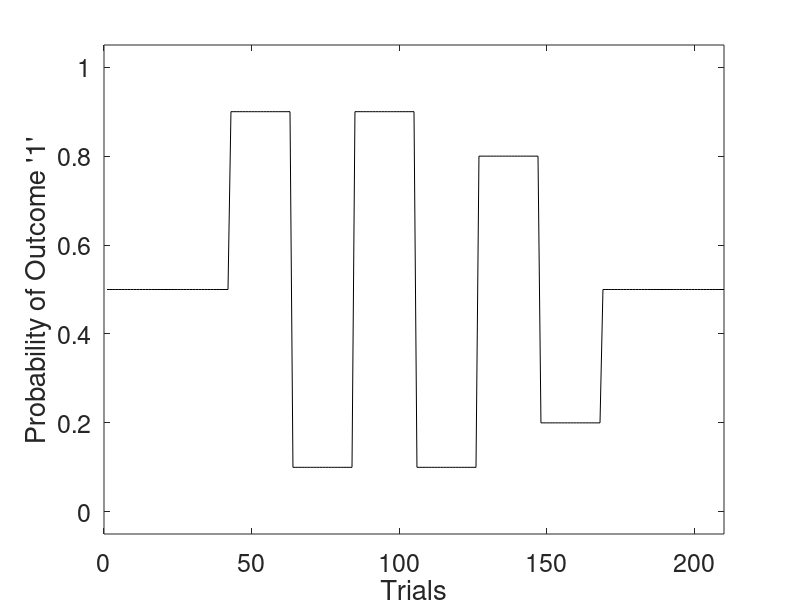
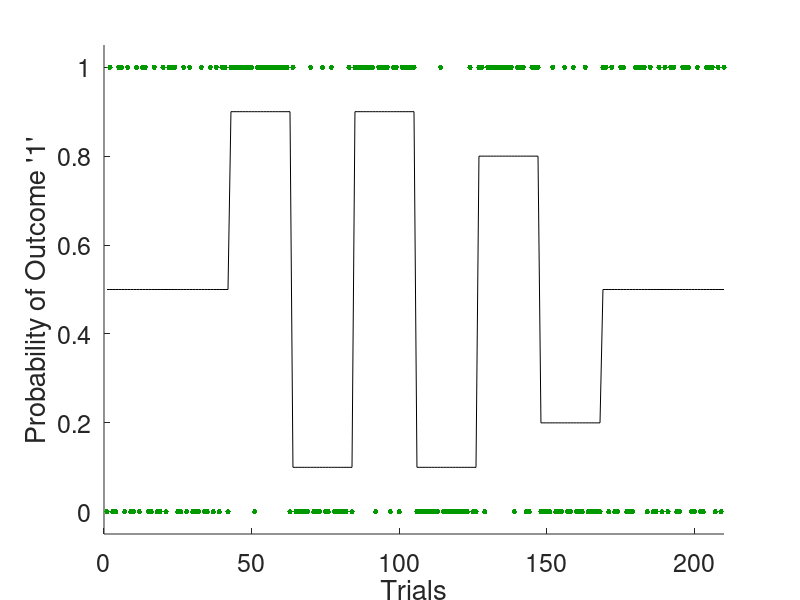

Here is the MATLAB script that generated these plots, in order: (Note: this script raises an error after producing the figures.)
%--------------------------------------------------------------------------
% The purpose of this tutorial is to show you the first steps to enable you
% to use the HGF and it consists of several parts:
%
% PART 1: Generating an experimental design 
%   -> Generating a probability structure 
%   -> Generate corresponding experimental inputs
%
% PART 2: Simulating an ideal observer
%   -> Estimating Bayes-optimal parameters given the input structure 
%   -> Simulating responses of an ideal observer
%
% PART 3: Model inversion
%   -> Inverting the HGF model
%   -> Inspect parameter identifiability 
%   -> Visualize inferred belief trajectories.
%
% PART 4: Invert a Rescorla-Wagner model
%   -> Inverting the Rescorla-Wagner model
%   -> Compare learning rates of the two models
%
%--------------------------------------------------------------------------


%% Defaults
random_seed = 999; % Random seed for simulations
% Sets axis font size (this may depend on your screen size, you can
% increase it to 20, if the font is too small or decrease it).
set(0,'defaultAxesFontSize', 18); 


%% PART 1: Generate probability structure 
% Array that indicates the probability of the binary outcome = 1 for each
% experimental block
prob_struct = [0.5, 0.5, 0.9, 0.1, 0.9, 0.1, 0.8, 0.2, 0.5, 0.5];
n_trials    = 21;                  % Number of trials within a block
n_blocks    = length(prob_struct); % Number of blocks
last_trial  = n_trials*n_blocks;   % Get last trial (for plotting)

% Create the volatility structure for all trials
vol_struct = repmat(prob_struct, n_trials, 1); 
vol_struct = vol_struct(:);

% Let's see what it looks like
figure('units','normalized','outerposition',[0 0 .96 1])
plot(vol_struct, 'k');
xlim([0, last_trial]);
ylim([-0.05, 1.05]);
xlabel('Trials')
ylabel('Probability of Outcome ''1''')


%% PART 1: Generate input for a task
% Now let's generate some input sequence by sampling from the true 
% probabilities
rng(random_seed); % Set random seed to make sure, we all see the same results
u = binornd(1, vol_struct);

% Let's add them to the plot
figure('units','normalized','outerposition',[0 0 .96 1])
hold on;
plot(vol_struct, 'k');
plot(u,'.', 'Color', [0 0.6 0], 'MarkerSize', 12);
hold off;
xlim([0, last_trial]);
ylim([-.05, 1.05]);
xlabel('Trials')
ylabel('Probability of Outcome ''1''')


%% PART 2: Obtain Bayes-optimal parameters
% We will now simulate parameters of an artifical learner that sees the
% input we just generated. This is useful for example to determine starting
% values, when inverting the behavioral data of actual participants or to
% verify identifiability of parameters or a model space a priori.

% Get Bayes optimal parameters given the input
bopars = tapas_fitModel([], u,...           % experimental input
    'tapas_hgf_binary_config',...           % perceptual model function
    'tapas_bayes_optimal_binary_config',... % observational model function
    'tapas_quasinewton_optim_config');      % optimization function
tapas_hgf_binary_plotTraj(bopars);
hold on; plot(vol_struct,'k:'); hold off; % Plot volatility structure 

% The only parameter whose Bayes optimal values we've estimated is $\omega$. 
% This is the tonic volatility in the HGF. At the first level, $\omega_1$ 
% is undefined (NaN) because in the binary HGF the first level is discrete, 
% not continuous. 
% At the second level, we find an optimal value of, for example, 
% $\omega_2=-3.43$, and at the third level one of, for example, 
% $\omega_3=-6.01$ (this will vary on different runs of this script).
% 
% The other parameters are fixed to a particular value because their prior 
% variance has been set to zero in the configuration file 
% tapas_hgf_binary_config.m. This means that their posterior means,
% displayed here, are the same as the prior means set in 
% tapas_hgf_binary_config.m.
% 
% Their meanings are:% 
% * $\mu_0$ and $\sigma_0$ are the initial values of the perceptual state
% * $\rho$ is a drift parameter, fixed to zero (ie, no drift) in this 
% example
% * $\kappa$ is a parameter that describes the coupling between the 
% different levels of the HGF, fixed to 1 in this example
% 
% For model comparison purposes, several measures of model quality are given 
% by fitModel. The most important of these is the log-model evidence (LME).


%% PART 2: Simulate behaviour of an ideal observer
% We will now simulate how this agent would respond to seeing this input.
sim = tapas_simModel(u,...
    'tapas_hgf_binary', bopars.p_prc.p,...
    'tapas_unitsq_sgm', 5,...
    random_seed);
tapas_hgf_binary_plotTraj(sim);
hold on; plot(vol_struct, 'k:'); hold off; % Plot volatility structure 

% We simulate an agent's responses using the simModel function. To do 
% that, we simply choose the optimal values for the parameters. 
% But in addition to the perceptual model _hgf_binary_, we now 
% need a response model. Here, we take the unit square sigmoid model, 
% tapas_unitsq_sgm_, with parameter $\zeta=5$. The last argument is an 
% optional seed for the random number generator.


%% PART 3: Model Inversion
% Now, we will invert the model on the experimental input (u) and the
% responses we just simulated (y). If you are inverting the model using
% real data you need to pass participants' responses instead of sim.y to
% tapas_fitModel.

est = tapas_fitModel(sim.y, sim.u,...
    'tapas_hgf_binary_config',...
    'tapas_unitsq_sgm_config',...
    'tapas_quasinewton_optim_config');

% When we inspect the parameters that we used to simulate behavior (found
% in the 'sim' structure) and the recovered parameters that we obtained 
% from inverting the model on the simulated responses (found in the 'est'
% structure), we see that they closely correspond to each other. Good.
fprintf('Parameters of ideal observer:\n omega: %.4f\n theta: %.4f\n\n',...
    sim.p_prc.om(end), sim.p_prc.th)
fprintf('Recovered parameters:\n omega: %.4f\n theta: %.4f\n\n',...
    est.p_prc.om(end), est.p_prc.th)


%% PART 3: Investigate parameter identifiability
% To check how well the parameters could be identified, we can take a look 
% at their posterior correlation. This gives us an idea to what degree 
% changing one parameter value can be compensated by changing another. Of 
% course changing a parameter is fully equivalent to changing that same 
% parameter, therefore the values on the diagonal of the correlation matrix 
% are all 1. However, it would be worrisome if changing one parameter's 
% value were equivalent to changing another in the same direction 
% (correlation = +1) or in the opposite direction (correlation = -1). In 
% these cases the two parameters cannot be identified independently and 
% one of them needs to be fixed. The other parameter can then be estimated 
% conditional on the value of the one that has been fixed.

tapas_fit_plotCorr(est)
colormap(flipud(gray))                 % Change colormap to gray
add_values_to_imagesc(est.optim.Corr); % Add correlation values to plot
 
% In this case, there is nothing to worry about. Unless their correlation 
% is very close to +1 or -1, two parameters are identifiable, meaning that 
% they describe distinct aspects of the data.

% The posterior parameter correlation matrix is stored in est.optim.Corr
disp(est.optim.Corr)
 
% While the posterior parameter covariance matrix is stored in 
% est.optim.Sigma
disp(est.optim.Sigma)

% Posterior means
% The posterior means of the estimated as well as the fixed parameters can 
% be found in est.p_prc for the perceptual model and in est.p_obs for the 
% observation model:
disp(est.p_prc)
disp(est.p_obs)
 
% The posterior means are contained in these structures separately by name 
% (e.g., om for $\omega$) as well as jointly as a vector $p$ in their 
% native space and as a vector $p_{\mathrm{trans}}$ in their transformed 
% space (ie, the space they are estimated in). For details, see the manual.


%% PART 3: Inferred belief trajectories
% As with the simulated trajectories, we can plot the inferred belief 
% trajectories implied by the estimated parameters.
tapas_hgf_binary_plotTraj(est);
hold on; plot(vol_struct, 'k:'); hold off; % Plot volatility structure 

% These trajectories can be found in est.traj:
disp(est.traj);


%% PART 4: Inverting a Reescorla-Wagner Model
% Next, let's try to fit the same data using a different perceptual model 
% while keeping the same response model. We will take the Rescorla-Wagner
% model, which can be found in tapas_rw_binary.

est_rw = tapas_fitModel(sim.y,...
                       sim.u,...
                       'tapas_rw_binary_config',...
                       'tapas_unitsq_sgm_config',...
                       'tapas_quasinewton_optim_config');
                   
% The single estimated perceptual parameter is the constant learning rate 
% $\alpha$.

% Just as for _hgf_binary_, we can plot posterior correlations and inferred 
% trajectories for this model.

% Plot Correlation
tapas_fit_plotCorr(est_rw)
colormap(flipud(gray))                    % Change colormap to gray
add_values_to_imagesc(est_rw.optim.Corr); % Add correlation values to plot

% Plot Trajectory
tapas_rw_binary_plotTraj(est_rw);
hold on; plot(vol_struct, 'k:'); hold off; % Plot volatility structure 


%% PART 4: Compare learning rates: HGF versus Rescorla-Wagner
% Now let's compare the learning rates for the two models. To do this, we
% first need to compute them.
lr_rw = est_rw.p_prc.al.*ones(size(est_rw.traj.v(:,1),1),1);
lr_hgf_low_lvl = est.traj.muhat(:,1).*(1-est.traj.muhat(:,1)).*est.traj.sahat(:,2);
lr_hgf_high_lvl = est.traj.sahat(:,3).*est.traj.w(:,2);

% Now we can plot them.
figure('units','normalized','outerposition',[0 0 .96 1])
hold on;
plot(lr_rw, 'b');
plot(lr_hgf_low_lvl, 'r');
plot(lr_hgf_high_lvl, 'c');
plot(u,'.', 'Color', [0 0.6 0], 'MarkerSize', 12); % Plot input
plot(vol_struct, 'k:'); % Plot volatility structure
hold off;
xlim([1 last_trial]);
ylim([-0.05, 1.05])
title('Learning Rates: RW versus HGF');
xlabel('Trials');
ylabel('Learning Rates');
legend('RW', 'HGF Low lvl', 'HGF High lvl', 'Input', 'Probability',...
    'Position', [0.78 0.6 0.1 0.2]);


